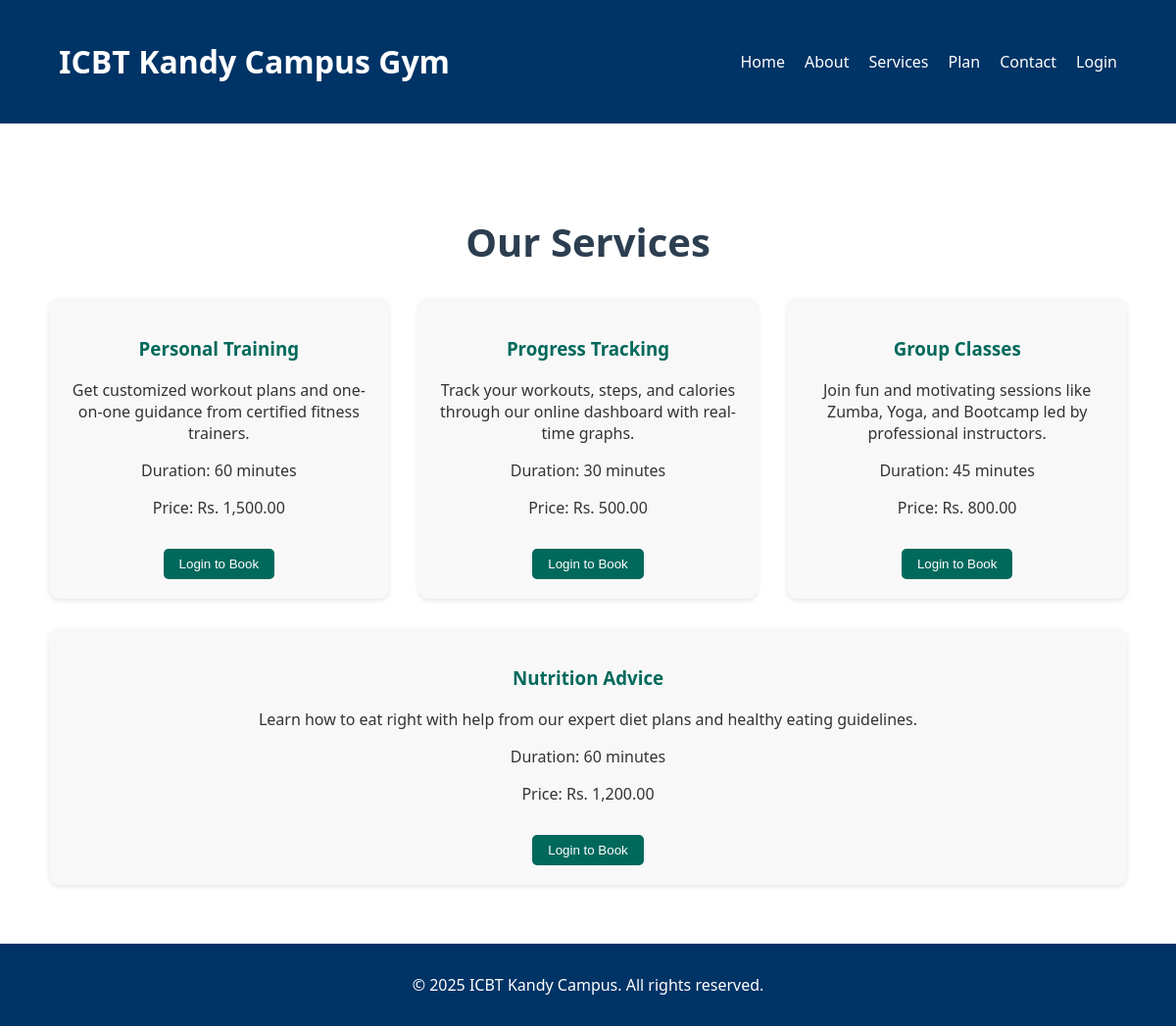
/services.php, run on the app's committed database.
### tables this page shows
CREATE TABLE `services` (
  `id` int(11) NOT NULL,
  `name` varchar(100) NOT NULL,
  `description` text DEFAULT NULL,
  `duration_minutes` int(11) NOT NULL,
  `price` decimal(10,2) NOT NULL
);

### services.php (the view, shortened to what this page needs)
<?php
include "header.php";
require_once "config.php";
$sql = "SELECT * FROM services";
if($result = $conn->query($sql)){
    $services = $result->fetch_all(MYSQLI_ASSOC);
} else{
    echo "ERROR: Could not able to execute $sql. " . $conn->error;
}
?>
    <section id="services" class="services-section">
        <div class="services-content">
            <h2>Our Services</h2>
            <div class="service-card-container">
                <?php foreach($services as $service): ?>
                <div class="service-card">
                    <h3><?php echo htmlspecialchars($service['name']); ?></h3>
                    <p><?php echo htmlspecialchars($service['description']); ?></p>
                    <p>Duration: <?php echo $service['duration_minutes']; ?> minutes</p>
                    <p>Price: Rs. <?php echo number_format($service['price'], 2); ?></p>
                    <?php if(isset($_SESSION["loggedin"]) && $_SESSION["loggedin"] === true): ?>
                    <button onclick="location.href='booking.php?service_id=<?php echo $service['id']; ?>'">Book Now</button>
                    <?php else: ?>
                    <button onclick="location.href='login.php'">Login to Book</button>
                    <?php endif; ?>
                </div>
                <?php endforeach; ?>
            </div>
        </div>
    </section>
<?php include "footer.php"; ?>

### header.php (shortened to what this page needs)
<!DOCTYPE html>
<html lang="en">
<head>
  <link rel="stylesheet" href="style.css">
</head>
<body>
  <header>
    <div class="container">
      <h1>ICBT Kandy Campus Gym</h1>
      <nav>
        <ul>
          <li><a href="index.php">Home</a></li>
          <li><a href="about.php">About</a></li>
          <li><a href="services.php">Services</a></li>
          <li><a href="plan.php">Plan</a></li>
          <li><a href="contact.php">Contact</a></li>
          <?php
          if(isset($_SESSION["loggedin"]) && $_SESSION["loggedin"] === true){
              echo '<li><a href="dashboard.php">Dashboard</a></li>';
              echo '<li><a href="logout.php">Logout</a></li>';
          } else {
              echo '<li><a href="login.php">Login</a></li>';
          }
          ?>
        </ul>
      </nav>
    </div>
  </header>

### footer.php
  <footer>
    <p>© 2025 ICBT Kandy Campus. All rights reserved.</p>
  </footer>
</body>
</html>

### style.css (style rules this page uses)
body { font-family: 'Segoe UI', sans-serif; margin: 0; padding: 0; background-color: #f4f4f4; color: #333; }
header { background-color: #003366; padding: 20px 0; color: #fff; }
.container { width: 90%; max-width: 1200px; margin: auto; display: flex; justify-content: space-between; align-items: center; }
nav ul { list-style: none; display: flex; gap: 20px; }
nav a { color: #fff; text-decoration: none; }
footer { background-color: #003366; color: #fff; text-align: center; padding: 15px 0; }
.services-section { padding: 60px 20px; background-color: #ffffff; }
.services-content { max-width: 1100px; margin: auto; text-align: center; }
.services-content h2 { font-size: 2.5em; color: #2c3e50; margin-bottom: 30px; }
.service-card-container { display: flex; flex-wrap: wrap; justify-content: center; gap: 30px; }
.service-card { flex: 1 1 250px; background: #f8f8f8; padding: 20px; border-radius: 10px; box-shadow: 0 2px 5px rgba(0,0,0,0.1); transition: transform 0.3s ease; }
.service-card h3 { color: #00695c; }
.service-card button { margin-top: 15px; padding: 8px 16px; background-color: #00695c; color: white; border: none; border-radius: 5px; cursor: pointer; transition: background-color 0.3s ease; }

### data on the page
services: name "Personal Training", description "Get customized workout plans and one-on-one guidance from certified fitness trainers.", duration_minutes "60", price "1,500.00"
services: name "Progress Tracking", description "Track your workouts, steps, and calories through our online dashboard with real-time graphs.", duration_minutes "30", price "500.00"
services: name "Group Classes", description "Join fun and motivating sessions like Zumba, Yoga, and Bootcamp led by professional instructors.", duration_minutes "45", price "800.00"
services: name "Nutrition Advice", description "Learn how to eat right with help from our expert diet plans and healthy eating guidelines.", duration_minutes "60", price "1,200.00"
